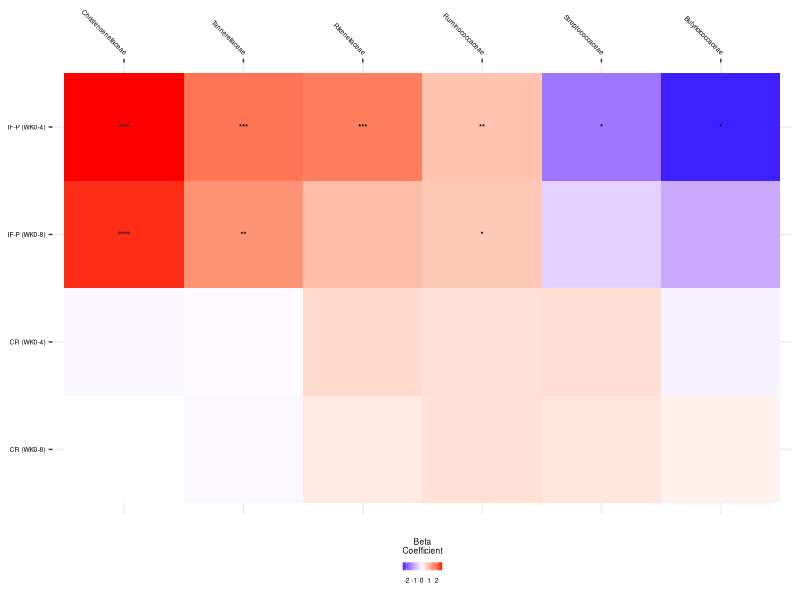
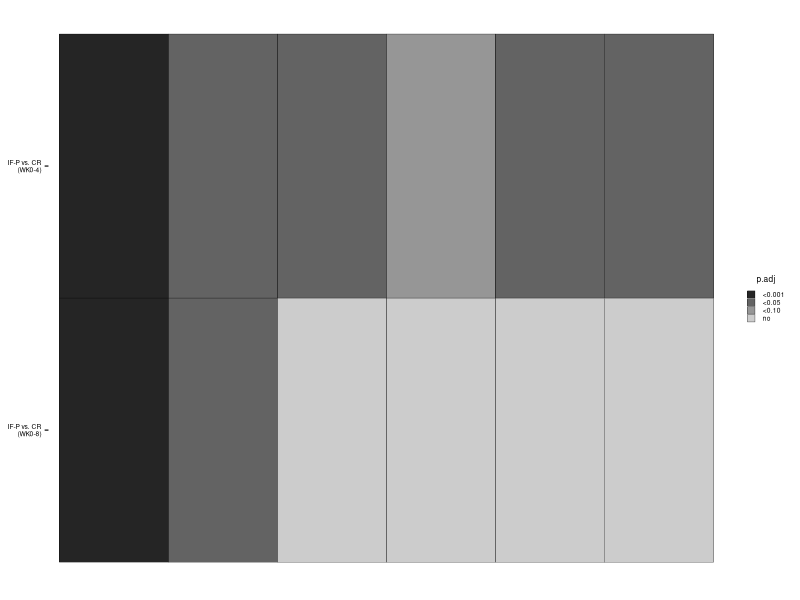
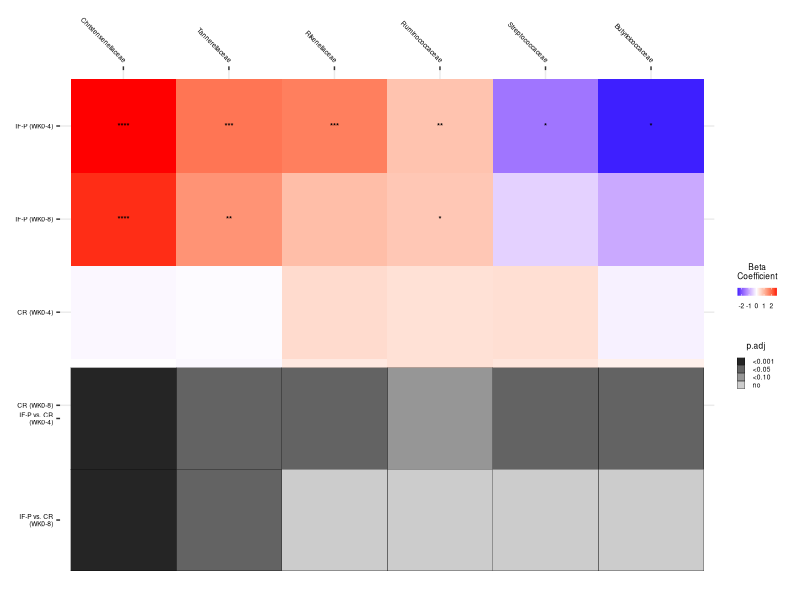
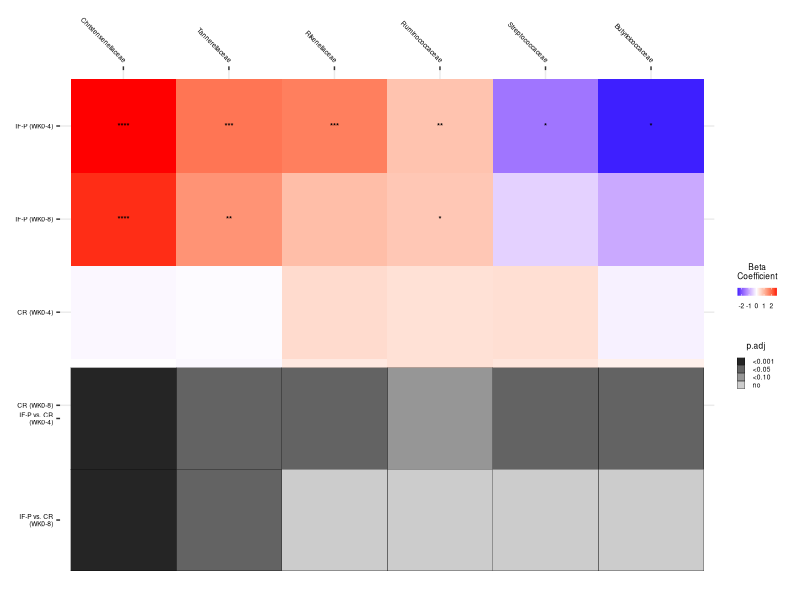

Here is the R script that generated these plots, in order:
# load packages
library(patchwork); packageVersion("patchwork")     
library(ggplot2); packageVersion("ggplot2")


# Import data
DA <- read.csv(file = './combined_family_group_results.csv')

level_order1 <- factor(DA$feature, level = c('Butyricicoccaceae',
                                             'Streptococcaceae',
                                             'Ruminococcaceae',
                                             'Rikenellaceae',
                                             'Tannerellaceae',
                                             'Christensenellaceae'))

level_order2 <- factor(DA$value, level=c('IF_WK4', 'IF_WK8', 'HH_WK4', 'HH_WK8'),
                       label=c('IF-P (WK0-4)', 'IF-P (WK0-8)', 'CR (WK0-4)', 'CR (WK0-8)'))

p1 <- ggplot(DA, aes(x= forcats::fct_rev(level_order2), y = forcats::fct_rev(level_order1), fill = coef)) + 
  geom_tile() +
  scale_fill_gradient2(low = "blue",
                       mid = "white",
                       high = "red") +
  geom_text(aes(label = label, color = coef), col = "black", nudge_y = 0, 
            size = 2,
            fontface = "bold",
            show.legend = TRUE) +
  scale_y_discrete(position = "right", guide = guide_axis(angle = -45)) +
  #ylab("Family") +
  theme_bw()  +
  theme(axis.title = element_blank()) +
  theme(text = element_text(size = 6, color = "black")) +
  theme(axis.text=element_text(colour="black"),
        panel.border = element_rect(colour = NA, fill=NA)) +
  theme(legend.position="bottom", legend.box = "horizontal") +
  guides(fill = guide_colourbar(title = "Beta\nCoefficient", title.position = "top",
                                title.hjust = 0.5)) +
  coord_flip() +
  theme(legend.key.size = unit(0.2, 'cm'))

p1

# import interactions
DA1 <- read.csv(file = './combined_family_interaction_results.csv')

level_order3 <- factor(DA1$feature, level = c('Butyricicoccaceae',
                                              'Streptococcaceae',
                                              'Ruminococcaceae',
                                              'Rikenellaceae',
                                              'Tannerellaceae',
                                              'Christensenellaceae'))

level_order4 <- factor(DA1$value, level=c('WK4', 'WK8'),
                       label=c('IF-P vs. CR\n(WK0-4)', 'IF-P vs. CR\n(WK0-8)'))

colors <- c("#252525", "#636363", "#969696", "#cccccc", "#f7f7f7")

p2<- ggplot(DA1, aes(x= forcats::fct_rev(level_order4), y = forcats::fct_rev(level_order3), fill = label)) + 
  geom_tile(color = "black") +
  scale_fill_manual(values=colors, name="p.adj") +
  scale_y_discrete(guide = guide_axis(angle = -45)) +
  theme_bw()  +
  theme(panel.grid.major = element_blank(), panel.grid.minor = element_blank(),
        panel.background = element_blank()) +
  theme(axis.title = element_blank()) +
  theme(axis.text.x=element_blank(),
        axis.ticks.x=element_blank()) +
  theme(text = element_text(size = 6, color = "black")) +
  theme(axis.text=element_text(colour="black"),
        panel.border = element_rect(colour = NA, fill=NA)) +
  theme(legend.title.align=0.5) +
  #theme(legend.position="bottom", legend.box = "horizontal") +
  coord_flip() +
  theme(legend.key.size = unit(0.2, 'cm'))

p2


# combine plots

p1 + plot_spacer() + p2 +
  plot_layout(heights = c(3.5, -1.2, 2), guides = "collect")

#png
ggsave("./Fig1_h.png", height = 5.5, width = 6.5, units = "cm")
